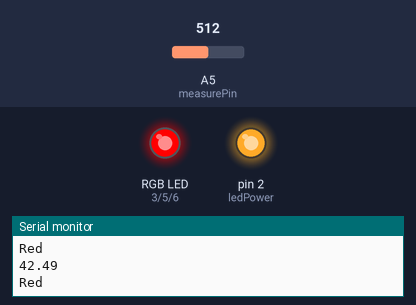
This sketch was run on a simulated Arduino Uno, built with avr-gcc and run on an emulated ATmega328P. On the bench: an RGB LED mixed from three pins (HIGH = lit), output pins drawn as LEDs (lit = HIGH), the last lines printed to the serial monitor. Inputs (shaded band) come from the test bench; at power-on: A5 (measurePin) = 512.

Above: at 1.8 s.
1.9 s: A5 (measurePin) set to 445
3.4 s: A5 (measurePin) set to 419
At 4.4 s:
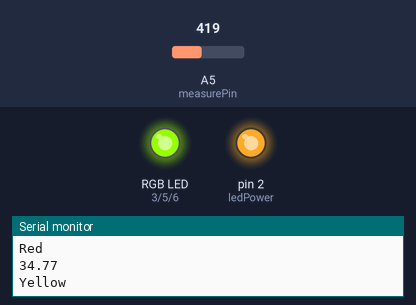
5.5 s: A5 (measurePin) set to 202
7.2 s: A5 (measurePin) set to 176
At 9.1 s:
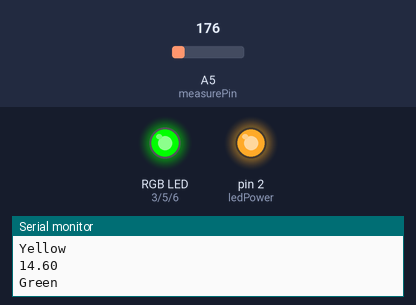
9.5 s: A5 (measurePin) set to 511
At 11.3 s:
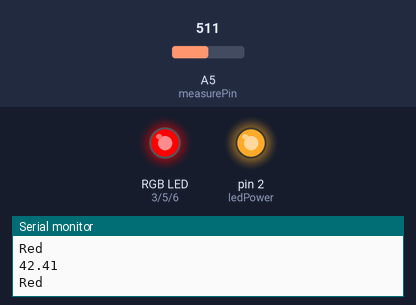
11.6 s: A5 (measurePin) set to 306
At 12.5 s:
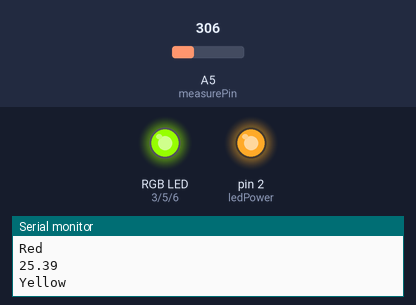
Timing chart, 0 to 14.6 s (numbered marks = the images above; inputs shaded):
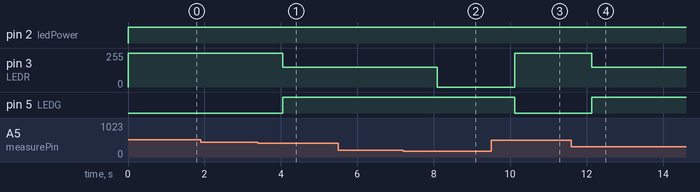

The sketch:

GP2YLED_normal.ino
```cpp
const int measurePin = A5;                         //Connect dust sensor to Arduino A5 pin
const int ledPower = 2;                           //Connect 3 led driver pins of dust sensor to Arduino D2
const int LEDR = 3;                               //LED red Arduino pin 3
const int LEDG = 5;                               //LED green Arduino pin 3
const int LEDB = 6;

int samplingTime = 280;
int deltaTime = 40;
int sleepTime = 9680;

float voMeasured = 0;
float calcVoltage = 0;
float dustDensity = 0;
void turnoff(){
  digitalWrite(LEDR, LOW);
  digitalWrite(LEDG, LOW);
  digitalWrite(LEDB, LOW);
}
void setup(){
  Serial.begin(9600);
  pinMode(ledPower,OUTPUT);
  pinMode(LEDR, OUTPUT);
  pinMode(LEDG, OUTPUT);
  pinMode(LEDB, OUTPUT);
  turnoff();
}

void loop(){
  digitalWrite(ledPower,LOW);                                           // power on the LED
  delayMicroseconds(samplingTime);

  voMeasured = analogRead(measurePin);                                  // read the dust value

  delayMicroseconds(deltaTime);
  digitalWrite(ledPower,HIGH);                                         // turn the LED off
  delayMicroseconds(sleepTime);

  calcVoltage = voMeasured * (5.0 / 1024.0);

  dustDensity = (170 * calcVoltage - 0.1)*0.1;

  Serial.println(dustDensity); // unit: ug/m3


  if(dustDensity>=35.5){
          turnoff();
  digitalWrite(LEDR, HIGH);
  Serial.println("Red");
  }
  else if(35.5>dustDensity && dustDensity>=15.5){
    Serial.println("Yellow");
    turnoff();
    analogWrite(LEDG, 255);
    analogWrite(LEDR,150);

  }
  else{
    turnoff();
    digitalWrite(LEDG, HIGH);
    Serial.println("Green");
  }
  delay(1000);
}
```

Measured:
- the behaviour switches between 428 and 427 on A5 (measurePin) (found by bisection; images 0 and 1)
- the behaviour switches between 187 and 186 on A5 (measurePin) (found by bisection; images 1 and 2)
- after the input at 3.4 s, pin 3 (LEDR): 255/255 → 150/255 after 0.65 s; pin 5 (LEDG): LOW → HIGH after 0.65 s
- after the input at 7.2 s, pin 3 (LEDR): 150/255 → 0/255 after 0.90 s
- after the input at 9.5 s, pin 3 (LEDR): 0/255 → 255/255 after 0.62 s; pin 5 (LEDG): HIGH → LOW after 0.62 s
- after the input at 11.6 s, pin 3 (LEDR): 255/255 → 150/255 after 0.54 s; pin 5 (LEDG): LOW → HIGH after 0.54 s
